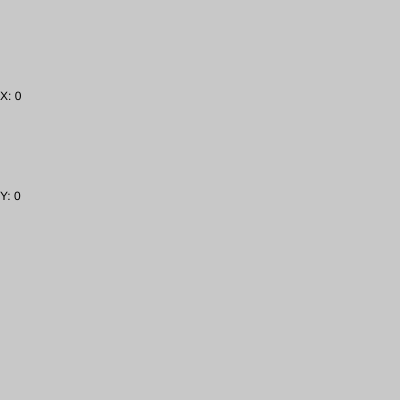
Frame 1 (no input)
Frame 60 (no input): identical to frame 1, image omitted
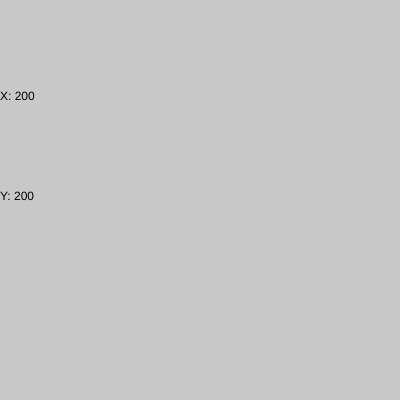
Frame 120 (the mouse pressed at the canvas centre since frame 60)

The p5.js sketch that drew these frames (run headless with seeded random() and noise() and a simulated clock; from frame 60 on, the mouse is pressed at the canvas centre):

// p5.js sketch
// ── sketch.js
function setup() {
  createCanvas(400, 400);
}

function draw() {
  background(200);
  frameRate(60);
  text("X: "+mouseX, 0, height/4);
  text("Y: "+mouseY, 0, height/2);
  
}
